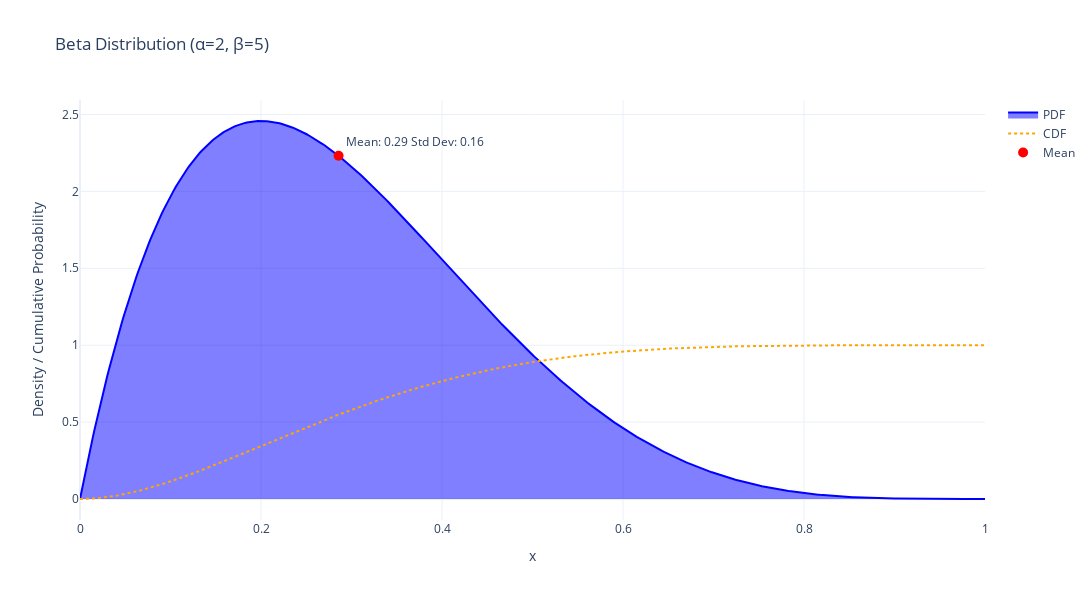

The notebook cell saved with this chart:
### Markdown cell above
How to chose priors? Stan has the answer :wink:
https://github.com/stan-dev/stan/wiki/Prior-Choice-Recommendations

### Code cell
alpha_widget = widgets.IntSlider(value=2,
    min=1,
    max=10,
    step=1,
    description='alpha')

beta_widget = widgets.IntSlider(value=2,
    min=1,
    max=10,
    step=1,
    description='beta')

def plot_beta_distribution(alpha, beta_param):

    # Calculate mean and standard deviation
    mean = alpha / (alpha + beta_param)
    std_dev = np.sqrt((alpha * beta_param) / ((alpha + beta_param)**2 * (alpha + beta_param + 1)))

    # Generate x values
    x = np.linspace(0, 1, 500)

    # Generate PDF and CDF values
    pdf_values = beta.pdf(x, alpha, beta_param)
    cdf_values = beta.cdf(x, alpha, beta_param)

    # Create the figure with both plots
    fig = go.Figure()

    # Add the PDF plot
    fig.add_trace(go.Scatter(
        x=x, y=pdf_values,
        mode='lines',
        name='PDF',
        line=dict(color='blue'),
        fill='tozeroy',
        hovertemplate='x: %{x:.2f}PDF: %{y:.2f}'
    ))
    # Add the CDF plot
    fig.add_trace(go.Scatter(
        x=x, y=cdf_values,
        mode='lines',
        name='CDF',
        line=dict(color='orange', dash='dot'),
        hovertemplate='x: %{x:.2f}CDF: %{y:.2f}'
    ))

    # Add annotations for mean and std deviation
    fig.add_trace(go.Scatter(
        x=[mean], y=[beta.pdf(mean, alpha, beta_param)],
        mode='markers+text',
        name='Mean',
        text=[f"Mean: {mean:.2f}\nStd Dev: {std_dev:.2f}"],
        textposition='top right',
        marker=dict(color='red', size=10)
    ))

    # Layout adjustments
    fig.update_layout(
        title=f"Beta Distribution (\u03B1={alpha}, \u03B2={beta_param})",
        xaxis_title="x",
        yaxis_title="Density / Cumulative Probability",
        width=1300, height=600
    )

    # Show the plot
    fig.show()

# Example usage
plot_beta_distribution(alpha=2, beta_param=5)

### Figure 1 — Plotly figure (JSON) as saved in the notebook; plotly's stock layout.template omitted (floating-point values rounded to 4 significant figures; data arrays with more than 128 entries replaced by an {"elided": "..."} marker saying what was removed)
{"data": [{"fill": "tozeroy", "hovertemplate": "x: %{x:.2f}PDF: %{y:.2f}", "line": {"color": "blue"}, "mode": "lines", "name": "PDF", "type": "scatter", "x": {"elided": "500 float values"}, "y": {"elided": "500 float values"}}, {"hovertemplate": "x: %{x:.2f}CDF: %{y:.2f}", "line": {"color": "orange", "dash": "dot"}, "mode": "lines", "name": "CDF", "type": "scatter", "x": {"elided": "500 float values"}, "y": {"elided": "500 float values"}}, {"marker": {"color": "red", "size": 10}, "mode": "markers+text", "name": "Mean", "text": ["Mean: 0.29\nStd Dev: 0.16"], "textposition": "top right", "type": "scatter", "x": [0.2857], "y": [2.231]}], "layout": {"height": 600, "title": {"text": "Beta Distribution (α=2, β=5)"}, "width": 1300, "xaxis": {"title": {"text": "x"}}, "yaxis": {"title": {"text": "Density / Cumulative Probability"}}}}
